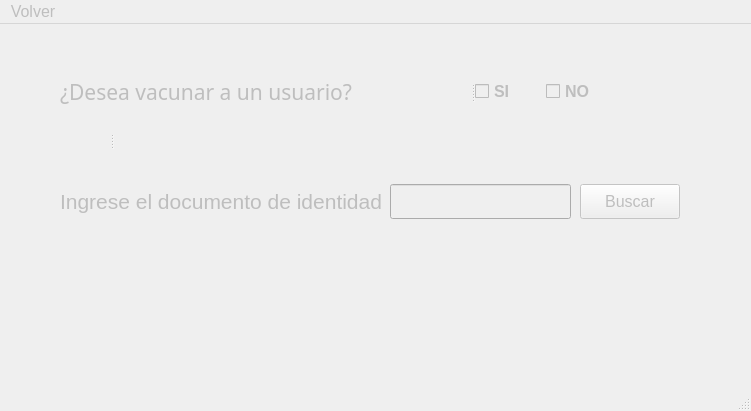
<?xml version="1.0" encoding="UTF-8"?>
<ui version="4.0">
 <class>MainWindow</class>
 <widget class="QMainWindow" name="MainWindow">
  <property name="enabled">
   <bool>false</bool>
  </property>
  <property name="geometry">
   <rect>
    <x>0</x>
    <y>0</y>
    <width>751</width>
    <height>411</height>
   </rect>
  </property>
  <property name="font">
   <font>
    <family>Arial</family>
    <pointsize>12</pointsize>
    <weight>50</weight>
    <bold>false</bold>
   </font>
  </property>
  <property name="mouseTracking">
   <bool>true</bool>
  </property>
  <property name="windowTitle">
   <string>MainWindow</string>
  </property>
  <widget class="QWidget" name="centralwidget">
   <widget class="QSplitter" name="splitter_4">
    <property name="geometry">
     <rect>
      <x>60</x>
      <y>50</y>
      <width>550</width>
      <height>35</height>
     </rect>
    </property>
    <property name="orientation">
     <enum>Qt::Horizontal</enum>
    </property>
    <widget class="QLabel" name="label_11">
     <property name="enabled">
      <bool>false</bool>
     </property>
     <property name="font">
      <font>
       <family>HoloLens MDL2 Assets</family>
       <pointsize>16</pointsize>
       <weight>50</weight>
       <bold>false</bold>
      </font>
     </property>
     <property name="text">
      <string>¿Desea vacunar a un usuario?</string>
     </property>
    </widget>
    <widget class="QWidget" name="horizontalLayoutWidget">
     <layout class="QHBoxLayout" name="horizontalLayout">
      <item>
       <widget class="QCheckBox" name="VacunadoSi">
        <property name="font">
         <font>
          <family>Arial</family>
          <pointsize>12</pointsize>
          <weight>75</weight>
          <bold>true</bold>
         </font>
        </property>
        <property name="text">
         <string>SI</string>
        </property>
       </widget>
      </item>
      <item>
       <widget class="QCheckBox" name="VacunadoNo">
        <property name="font">
         <font>
          <family>Arial</family>
          <pointsize>12</pointsize>
          <weight>75</weight>
          <bold>true</bold>
         </font>
        </property>
        <property name="text">
         <string>NO</string>
        </property>
       </widget>
      </item>
     </layout>
    </widget>
   </widget>
   <widget class="QSplitter" name="splitter_3">
    <property name="enabled">
     <bool>false</bool>
    </property>
    <property name="geometry">
     <rect>
      <x>110</x>
      <y>110</y>
      <width>5</width>
      <height>16</height>
     </rect>
    </property>
    <property name="orientation">
     <enum>Qt::Horizontal</enum>
    </property>
    <widget class="QSplitter" name="splitter">
     <property name="orientation">
      <enum>Qt::Vertical</enum>
     </property>
    </widget>
    <widget class="QSplitter" name="splitter_2">
     <property name="orientation">
      <enum>Qt::Vertical</enum>
     </property>
    </widget>
   </widget>
   <widget class="QLabel" name="label_12">
    <property name="enabled">
     <bool>false</bool>
    </property>
    <property name="geometry">
     <rect>
      <x>60</x>
      <y>160</y>
      <width>345</width>
      <height>35</height>
     </rect>
    </property>
    <property name="font">
     <font>
      <family>Arial</family>
      <pointsize>16</pointsize>
      <weight>50</weight>
      <bold>false</bold>
     </font>
    </property>
    <property name="text">
     <string>Ingrese el documento de identidad</string>
    </property>
   </widget>
   <widget class="QLineEdit" name="noId">
    <property name="enabled">
     <bool>false</bool>
    </property>
    <property name="geometry">
     <rect>
      <x>390</x>
      <y>160</y>
      <width>181</width>
      <height>35</height>
     </rect>
    </property>
   </widget>
   <widget class="QPushButton" name="pushButton">
    <property name="geometry">
     <rect>
      <x>580</x>
      <y>160</y>
      <width>100</width>
      <height>35</height>
     </rect>
    </property>
    <property name="font">
     <font>
      <family>Arial</family>
      <pointsize>12</pointsize>
      <weight>50</weight>
      <bold>false</bold>
     </font>
    </property>
    <property name="text">
     <string>Buscar</string>
    </property>
   </widget>
   <widget class="QLabel" name="label_3">
    <property name="geometry">
     <rect>
      <x>70</x>
      <y>260</y>
      <width>611</width>
      <height>31</height>
     </rect>
    </property>
    <property name="text">
     <string>&lt;html&gt;&lt;head/&gt;&lt;body&gt;&lt;p align=&quot;center&quot;&gt;&lt;span style=&quot; color:#aa0000;&quot;&gt;&lt;br/&gt;&lt;/span&gt;&lt;/p&gt;&lt;/body&gt;&lt;/html&gt;</string>
    </property>
   </widget>
  </widget>
  <widget class="QMenuBar" name="menubar">
   <property name="geometry">
    <rect>
     <x>0</x>
     <y>0</y>
     <width>751</width>
     <height>24</height>
    </rect>
   </property>
   <widget class="QMenu" name="menuVolver">
    <property name="title">
     <string>Volver</string>
    </property>
   </widget>
   <addaction name="menuVolver"/>
  </widget>
  <widget class="QStatusBar" name="statusbar"/>
 </widget>
 <resources/>
 <connections/>
</ui>
